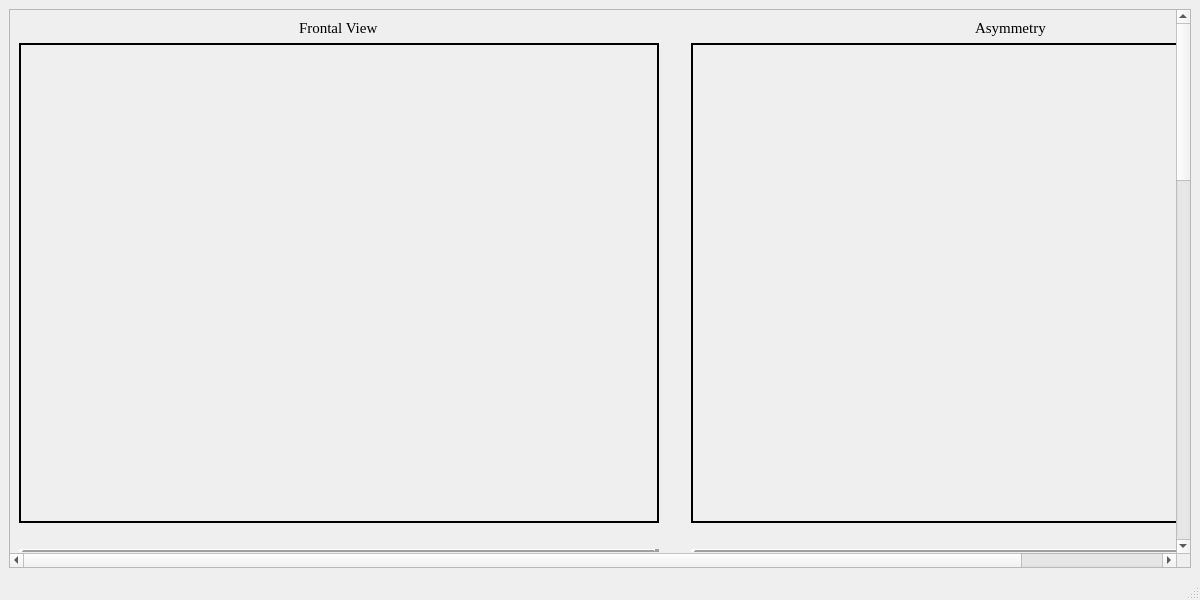
<?xml version="1.0" encoding="UTF-8"?>
<ui version="4.0">
 <class>anomalyDetectionWindow</class>
 <widget class="QMainWindow" name="anomalyDetectionWindow">
  <property name="geometry">
   <rect>
    <x>0</x>
    <y>0</y>
    <width>1200</width>
    <height>600</height>
   </rect>
  </property>
  <property name="font">
   <font>
    <family>Times New Roman</family>
    <pointsize>11</pointsize>
   </font>
  </property>
  <property name="windowTitle">
   <string>Thermal Anomaly Screen</string>
  </property>
  <widget class="QWidget" name="centralwidget">
   <layout class="QGridLayout" name="gridLayout">
    <item row="0" column="0">
     <widget class="QScrollArea" name="scrollArea">
      <property name="widgetResizable">
       <bool>true</bool>
      </property>
      <widget class="QWidget" name="scrollAreaWidgetContents">
       <property name="geometry">
        <rect>
         <x>0</x>
         <y>0</y>
         <width>1330</width>
         <height>1831</height>
        </rect>
       </property>
       <layout class="QGridLayout" name="gridLayout_2">
        <item row="3" column="0">
         <spacer name="verticalSpacer">
          <property name="orientation">
           <enum>Qt::Vertical</enum>
          </property>
          <property name="sizeType">
           <enum>QSizePolicy::Fixed</enum>
          </property>
          <property name="sizeHint" stdset="0">
           <size>
            <width>20</width>
            <height>20</height>
           </size>
          </property>
         </spacer>
        </item>
        <item row="9" column="2">
         <spacer name="verticalSpacer_7">
          <property name="orientation">
           <enum>Qt::Vertical</enum>
          </property>
          <property name="sizeType">
           <enum>QSizePolicy::Fixed</enum>
          </property>
          <property name="sizeHint" stdset="0">
           <size>
            <width>20</width>
            <height>20</height>
           </size>
          </property>
         </spacer>
        </item>
        <item row="4" column="2">
         <widget class="Line" name="line_2">
          <property name="frameShadow">
           <enum>QFrame::Raised</enum>
          </property>
          <property name="lineWidth">
           <number>5</number>
          </property>
          <property name="orientation">
           <enum>Qt::Horizontal</enum>
          </property>
         </widget>
        </item>
        <item row="13" column="2">
         <widget class="QLabel" name="leftObliqueViewAnomalyImageLabel">
          <property name="sizePolicy">
           <sizepolicy hsizetype="Fixed" vsizetype="Fixed">
            <horstretch>0</horstretch>
            <verstretch>0</verstretch>
           </sizepolicy>
          </property>
          <property name="minimumSize">
           <size>
            <width>640</width>
            <height>480</height>
           </size>
          </property>
          <property name="frameShape">
           <enum>QFrame::WinPanel</enum>
          </property>
          <property name="text">
           <string/>
          </property>
         </widget>
        </item>
        <item row="5" column="0">
         <spacer name="verticalSpacer_3">
          <property name="orientation">
           <enum>Qt::Vertical</enum>
          </property>
          <property name="sizeType">
           <enum>QSizePolicy::Fixed</enum>
          </property>
          <property name="sizeHint" stdset="0">
           <size>
            <width>20</width>
            <height>20</height>
           </size>
          </property>
         </spacer>
        </item>
        <item row="9" column="0">
         <spacer name="verticalSpacer_2">
          <property name="orientation">
           <enum>Qt::Vertical</enum>
          </property>
          <property name="sizeType">
           <enum>QSizePolicy::Fixed</enum>
          </property>
          <property name="sizeHint" stdset="0">
           <size>
            <width>20</width>
            <height>20</height>
           </size>
          </property>
         </spacer>
        </item>
        <item row="4" column="0">
         <widget class="Line" name="line">
          <property name="frameShadow">
           <enum>QFrame::Raised</enum>
          </property>
          <property name="lineWidth">
           <number>5</number>
          </property>
          <property name="orientation">
           <enum>Qt::Horizontal</enum>
          </property>
         </widget>
        </item>
        <item row="14" column="0">
         <spacer name="verticalSpacer_9">
          <property name="orientation">
           <enum>Qt::Vertical</enum>
          </property>
          <property name="sizeType">
           <enum>QSizePolicy::Fixed</enum>
          </property>
          <property name="sizeHint" stdset="0">
           <size>
            <width>20</width>
            <height>40</height>
           </size>
          </property>
         </spacer>
        </item>
        <item row="15" column="0" colspan="3">
         <widget class="QProgressBar" name="progressBar">
          <property name="enabled">
           <bool>false</bool>
          </property>
          <property name="value">
           <number>0</number>
          </property>
         </widget>
        </item>
        <item row="10" column="0">
         <widget class="Line" name="line_3">
          <property name="frameShadow">
           <enum>QFrame::Raised</enum>
          </property>
          <property name="lineWidth">
           <number>5</number>
          </property>
          <property name="orientation">
           <enum>Qt::Horizontal</enum>
          </property>
         </widget>
        </item>
        <item row="13" column="0">
         <widget class="QLabel" name="rightObliqueViewAnomalyImageLabel">
          <property name="sizePolicy">
           <sizepolicy hsizetype="Fixed" vsizetype="Fixed">
            <horstretch>0</horstretch>
            <verstretch>0</verstretch>
           </sizepolicy>
          </property>
          <property name="minimumSize">
           <size>
            <width>640</width>
            <height>480</height>
           </size>
          </property>
          <property name="frameShape">
           <enum>QFrame::WinPanel</enum>
          </property>
          <property name="text">
           <string/>
          </property>
         </widget>
        </item>
        <item row="5" column="2">
         <spacer name="verticalSpacer_5">
          <property name="orientation">
           <enum>Qt::Vertical</enum>
          </property>
          <property name="sizeType">
           <enum>QSizePolicy::Fixed</enum>
          </property>
          <property name="sizeHint" stdset="0">
           <size>
            <width>20</width>
            <height>20</height>
           </size>
          </property>
         </spacer>
        </item>
        <item row="6" column="0" alignment="Qt::AlignHCenter">
         <widget class="QLabel" name="label_7">
          <property name="text">
           <string>Right Lateral View</string>
          </property>
         </widget>
        </item>
        <item row="6" column="2" alignment="Qt::AlignHCenter">
         <widget class="QLabel" name="label_8">
          <property name="text">
           <string>Left Lateral View</string>
          </property>
         </widget>
        </item>
        <item row="1" column="1">
         <spacer name="horizontalSpacer">
          <property name="orientation">
           <enum>Qt::Horizontal</enum>
          </property>
          <property name="sizeType">
           <enum>QSizePolicy::Fixed</enum>
          </property>
          <property name="sizeHint" stdset="0">
           <size>
            <width>20</width>
            <height>20</height>
           </size>
          </property>
         </spacer>
        </item>
        <item row="0" column="2" alignment="Qt::AlignHCenter">
         <widget class="QLabel" name="label_4">
          <property name="text">
           <string>Asymmetry</string>
          </property>
         </widget>
        </item>
        <item row="1" column="2">
         <widget class="QLabel" name="asymmetryImageLabel">
          <property name="sizePolicy">
           <sizepolicy hsizetype="Fixed" vsizetype="Fixed">
            <horstretch>0</horstretch>
            <verstretch>0</verstretch>
           </sizepolicy>
          </property>
          <property name="minimumSize">
           <size>
            <width>640</width>
            <height>480</height>
           </size>
          </property>
          <property name="frameShape">
           <enum>QFrame::WinPanel</enum>
          </property>
          <property name="text">
           <string/>
          </property>
         </widget>
        </item>
        <item row="10" column="2">
         <widget class="Line" name="line_4">
          <property name="frameShadow">
           <enum>QFrame::Raised</enum>
          </property>
          <property name="lineWidth">
           <number>5</number>
          </property>
          <property name="orientation">
           <enum>Qt::Horizontal</enum>
          </property>
         </widget>
        </item>
        <item row="7" column="0">
         <widget class="QLabel" name="rightLateralViewAnomalyImageLabel">
          <property name="sizePolicy">
           <sizepolicy hsizetype="Fixed" vsizetype="Fixed">
            <horstretch>0</horstretch>
            <verstretch>0</verstretch>
           </sizepolicy>
          </property>
          <property name="minimumSize">
           <size>
            <width>640</width>
            <height>480</height>
           </size>
          </property>
          <property name="frameShape">
           <enum>QFrame::WinPanel</enum>
          </property>
          <property name="text">
           <string/>
          </property>
         </widget>
        </item>
        <item row="11" column="2">
         <spacer name="verticalSpacer_8">
          <property name="orientation">
           <enum>Qt::Vertical</enum>
          </property>
          <property name="sizeType">
           <enum>QSizePolicy::Fixed</enum>
          </property>
          <property name="sizeHint" stdset="0">
           <size>
            <width>20</width>
            <height>20</height>
           </size>
          </property>
         </spacer>
        </item>
        <item row="1" column="0">
         <widget class="QLabel" name="frontViewAnomalyImageLabel">
          <property name="sizePolicy">
           <sizepolicy hsizetype="Fixed" vsizetype="Fixed">
            <horstretch>0</horstretch>
            <verstretch>0</verstretch>
           </sizepolicy>
          </property>
          <property name="minimumSize">
           <size>
            <width>640</width>
            <height>480</height>
           </size>
          </property>
          <property name="frameShape">
           <enum>QFrame::WinPanel</enum>
          </property>
          <property name="text">
           <string/>
          </property>
         </widget>
        </item>
        <item row="11" column="0">
         <spacer name="verticalSpacer_6">
          <property name="orientation">
           <enum>Qt::Vertical</enum>
          </property>
          <property name="sizeType">
           <enum>QSizePolicy::Fixed</enum>
          </property>
          <property name="sizeHint" stdset="0">
           <size>
            <width>20</width>
            <height>20</height>
           </size>
          </property>
         </spacer>
        </item>
        <item row="12" column="0" alignment="Qt::AlignHCenter">
         <widget class="QLabel" name="label_11">
          <property name="text">
           <string>Right Oblique View</string>
          </property>
         </widget>
        </item>
        <item row="17" column="0" alignment="Qt::AlignLeft">
         <widget class="QPushButton" name="backButton">
          <property name="text">
           <string>Back</string>
          </property>
         </widget>
        </item>
        <item row="7" column="2">
         <widget class="QLabel" name="leftLateralViewAnomalyImageLabel">
          <property name="sizePolicy">
           <sizepolicy hsizetype="Fixed" vsizetype="Fixed">
            <horstretch>0</horstretch>
            <verstretch>0</verstretch>
           </sizepolicy>
          </property>
          <property name="minimumSize">
           <size>
            <width>640</width>
            <height>480</height>
           </size>
          </property>
          <property name="frameShape">
           <enum>QFrame::WinPanel</enum>
          </property>
          <property name="text">
           <string/>
          </property>
         </widget>
        </item>
        <item row="12" column="2" alignment="Qt::AlignHCenter">
         <widget class="QLabel" name="label_12">
          <property name="text">
           <string>Left Oblique View</string>
          </property>
         </widget>
        </item>
        <item row="17" column="2" alignment="Qt::AlignRight">
         <widget class="QPushButton" name="nextButton">
          <property name="text">
           <string>Proceed to Next Window</string>
          </property>
         </widget>
        </item>
        <item row="3" column="2">
         <spacer name="verticalSpacer_4">
          <property name="orientation">
           <enum>Qt::Vertical</enum>
          </property>
          <property name="sizeType">
           <enum>QSizePolicy::Fixed</enum>
          </property>
          <property name="sizeHint" stdset="0">
           <size>
            <width>20</width>
            <height>20</height>
           </size>
          </property>
         </spacer>
        </item>
        <item row="0" column="0" alignment="Qt::AlignHCenter">
         <widget class="QLabel" name="label_3">
          <property name="text">
           <string>Frontal View</string>
          </property>
         </widget>
        </item>
        <item row="16" column="0">
         <spacer name="verticalSpacer_10">
          <property name="orientation">
           <enum>Qt::Vertical</enum>
          </property>
          <property name="sizeType">
           <enum>QSizePolicy::Fixed</enum>
          </property>
          <property name="sizeHint" stdset="0">
           <size>
            <width>20</width>
            <height>40</height>
           </size>
          </property>
         </spacer>
        </item>
       </layout>
      </widget>
     </widget>
    </item>
   </layout>
  </widget>
  <widget class="QStatusBar" name="statusbar"/>
 </widget>
 <resources/>
 <connections/>
</ui>
